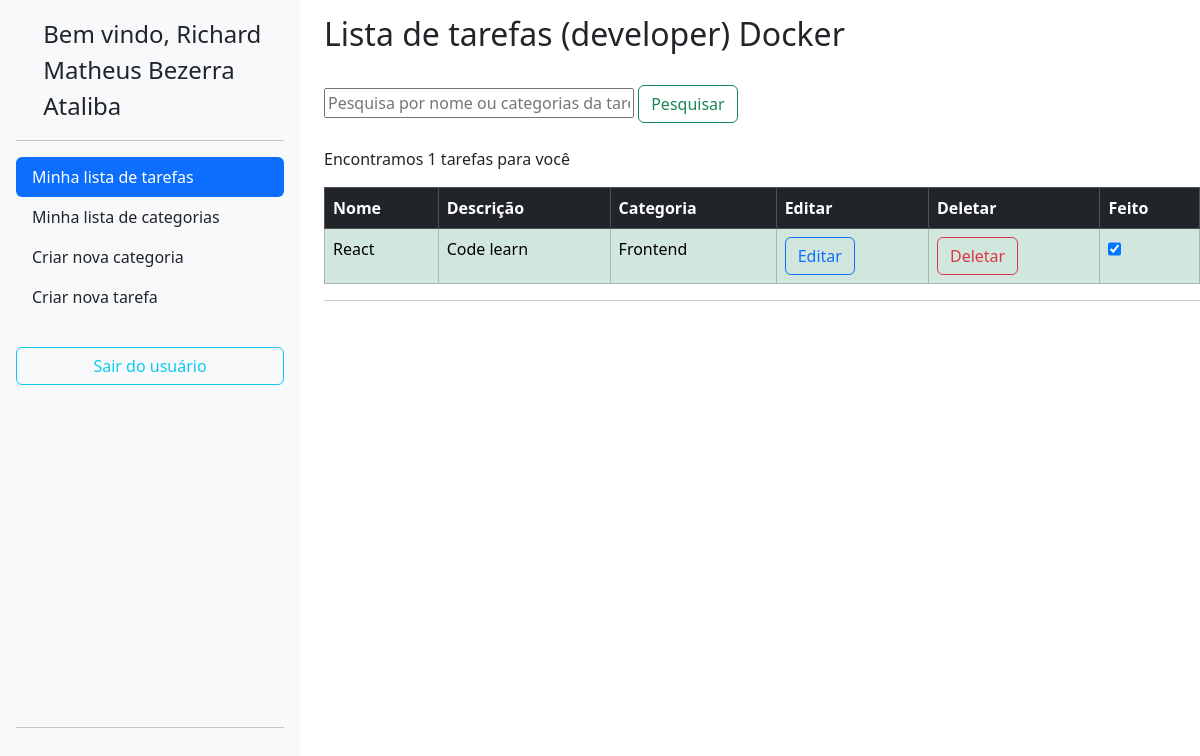
Page / (signed in) on the earlier database version.
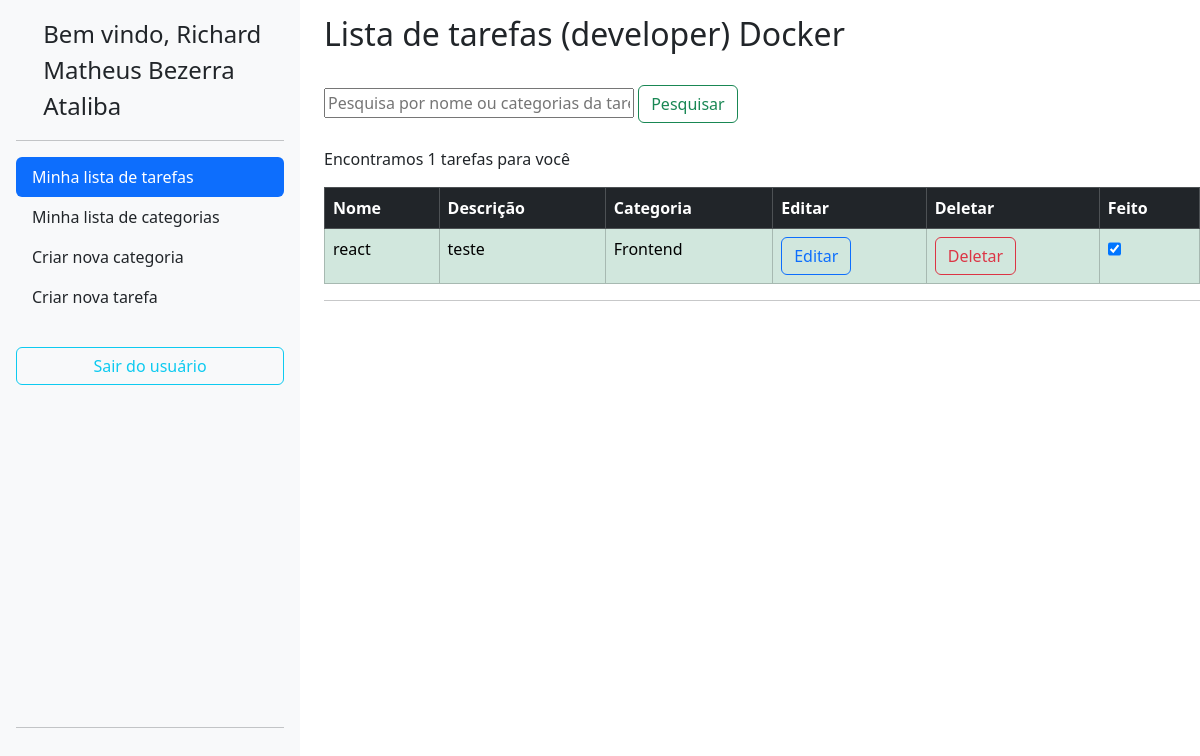
Same page on the later database version.
### lizetest/accounts/models.py (models this page shows, shortened)
class User(AbstractBaseUser, PermissionsMixin):
	username = models.CharField(
		_('username'),
		max_length=150,
		unique=True,
		help_text=('150 caracteres ou menos. Letras, números e @/./+/-/_ apenas.'),
		error_messages={
			'unique': _("A user with that username already exists."),
		},
		null=True,
		blank=True
	)
	name = models.CharField(_('name'), max_length=100, blank=True)
	email = models.EmailField(_('email address'), unique=True)
	is_staff = models.BooleanField(
		_('staff status'),
		default=False,
		help_text=_('Designates whether the user can log into this admin site.'),
	)
	is_active = models.BooleanField(
		_('active'),
		default=True,
		help_text=_(
			'Designates whether this user should be treated as active. '
			'Unselect this instead of deleting accounts.'
		),
	)
	objects = UserManager()
	EMAIL_FIELD = 'email'
	USERNAME_FIELD = 'username'
	REQUIRED_FIELDS = ['email']
	class Meta:
		verbose_name = 'usuário'
		verbose_name_plural = 'usuários'

### lizetest/todo/models.py (models this page shows, shortened)
class Task(BaseModel):
    title = models.CharField(max_length=255)
    description = models.TextField()
    category = models.ForeignKey(Category, on_delete=models.CASCADE)
    completion_date = models.DateTimeField(null=True, blank=True)
    completed = models.BooleanField(default=False)
    author = models.ForeignKey(User,on_delete=models.CASCADE,blank=True)

### lizetest/category/models.py (models this page shows)
class Category(BaseModel):
    name = models.CharField(max_length=255)
    author = models.ForeignKey(User,on_delete=models.CASCADE,blank=True)
    def __str__(self):
        return self.name

### lizetest/todo/views.py (the view)
# urls.py: path('', TaskListView.as_view(), name='task_list'),
class TaskListView(ListView,BaseViews):
    model = Task
    template_name = 'task_list.html'
    context_object_name = 'tasks'
    def get_queryset(self):
        queryset = Task.objects.filter(author=self.request.user)
        query = self.request.GET.get('query_task')
        if query:
            queryset = queryset.filter(
                Q(title__icontains=query) |
                Q(category__name__icontains=query)
            )
        return queryset
    def get_context_data(self, **kwargs):
        context = super().get_context_data(**kwargs)
        context['number_tasks'] = self.get_queryset().count()
        context['user'] = self.request.user.name
        return context

### lizetest/core/models.py (called while the page is built)
    def dispatch(self, request, *args, **kwargs):
        if not request.user.is_authenticated:
            return redirect('accounts:login')
        return super().dispatch(request, *args, **kwargs)

### lizetest/todo/templates/task_list.html (shortened to what this page needs)
{% extends 'base.html' %}
  {% block content %}
  <div class="row">
    <div class="col-auto">
      {% include 'sidebar.html' %}
    </div>
    <div class="col">
      <h2 style="padding-top: 15px;">Lista de tarefas (developer) Docker</h2><br>
      <form method="GET" action="{% url 'todo:task_list' %}">
        <input type="text" name="query_task" placeholder="Pesquisa por nome ou categorias da tarefa"
          style="width: 100%;max-width: 310px;">
        <button type="submit" class="btn btn-outline-success">Pesquisar</button>
      </form><br>
      <p>Encontramos {{number_tasks}} tarefas para você</p>
      <table class="table table-bordered">
        <thead>
          <tr class="table-dark">
            <th scope="col">Nome</th>
            <th scope="col">Descrição</th>
            <th scope="col">Categoria</th>
            <th scope="col">Editar</th>
            <th scope="col">Deletar</th>
            <th scope="col">Feito</th>
          </tr>
        </thead>
        <tbody>
          {% for task in tasks %}
          <tr class="{% if task.completed %}table-success{% endif %}">
            <td>{{task.title}}</td>
            <td>{{task.description}}</td>
            <td>{{task.category}}</td>
            <td>
              <a href="{% url 'todo:task_edit' pk=task.pk %}">
                <button type="button" class="btn btn-outline-primary btn-delete">Editar</button>
              </a>
            </td>
            <td>
              <a>
                <button type="button" class="btn btn-outline-danger btn-delete" data-task-id="{{ task.pk }}" data-task-name="{{task.title}}" is-completed="{% if task.completed %}true{% else %}false{% endif %}"
                >Deletar</button>
              </a>
            </td>
            <td>
              <input data-task-id="{{ task.pk }}" class="form-check" type="checkbox" id="flexSwitchCheckChecked"  {% if task.completed %}checked{% endif %}>
            </td>
          </tr>
          {% endfor %}
        </tbody>
      </table>
      <hr>
    </div>
  </div>
{% endblock %}

### lizetest/core/templates/base.html (shortened to what this page needs)
<!DOCTYPE html>
<html lang="pt-br">
<head>
    <link href="https://cdn.jsdelivr.net/npm/bootstrap@5.3.3/dist/css/bootstrap.min.css" rel="stylesheet"
>
</head>
<body style="overflow-x: hidden;">
    {% block content %}
    {% endblock content %}
</body>
</html>

### lizetest/core/templates/sidebar.html (shortened to what this page needs)
<div class="d-flex flex-column flex-shrink-0 p-3 bg-light" style="width:300px; height: 95vh;">
    <a href="/" class="d-flex align-items-center mb-3 mb-md-0 me-md-auto link-dark text-decoration-none">
        <svg class="bi me-2" width="40" height="32">
            <use xlink:href="#bootstrap" />
        </svg>
        <span class="fs-4">Bem vindo, {{user}}</span>
    </a>
    <hr>
    <ul class="nav nav-pills flex-column mb-auto">
        <li class="nav-item">
            <a href="{% url 'todo:task_list' %}"
                class="nav-link {% if request.resolver_match.url_name == 'task_list' %}active{% else %}link-dark{% endif %}"
                aria-current="page">
                Minha lista de tarefas
            </a>
        </li>
        <li>
            <a href="{% url 'category:category_list' %}"
                class="nav-link {% if request.resolver_match.url_name == 'category_list' %}active{% else %}link-dark{% endif %}">
                Minha lista de categorias
            </a>
        </li>
        <li>
            <a href="{% url 'category:category_create' %}" class="nav-link link-dark">
                Criar nova categoria
            </a>
        </li>
        <li style="padding-bottom: 30px;">
            <a href="{% url 'todo:task_create' %}" class="nav-link link-dark">
                Criar nova tarefa
            </a>
        </li>
        <button type="button" class="btn btn-outline-info" id="btn-signout"> Sair do usuário  </button>
    </ul>
    <hr>
</div>

Differences in the rows shown:
removed Task: title "React", description "Code learn", category "Frontend", completed "☑"
added Task: title "react", description "teste", category "Frontend", completed "☑"
